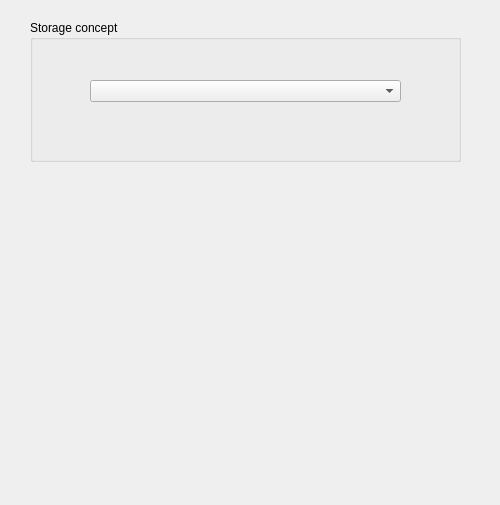
<ui version="4.0" >
 <class>MatisseTypeForm</class>
 <widget class="QWidget" name="MatisseTypeForm" >
  <property name="geometry" >
   <rect>
    <x>0</x>
    <y>0</y>
    <width>500</width>
    <height>505</height>
   </rect>
  </property>
  <property name="windowTitle" >
   <string>Form</string>
  </property>
  <widget class="QGroupBox" name="groupBox" >
   <property name="geometry" >
    <rect>
     <x>30</x>
     <y>20</y>
     <width>431</width>
     <height>142</height>
    </rect>
   </property>
   <property name="title" >
    <string>Storage concept</string>
   </property>
   <widget class="QComboBox" name="comboBoxType" >
    <property name="geometry" >
     <rect>
      <x>60</x>
      <y>60</y>
      <width>311</width>
      <height>22</height>
     </rect>
    </property>
    <property name="minimumSize" >
     <size>
      <width>300</width>
      <height>0</height>
     </size>
    </property>
   </widget>
  </widget>
 </widget>
 <resources/>
 <connections/>
</ui>
